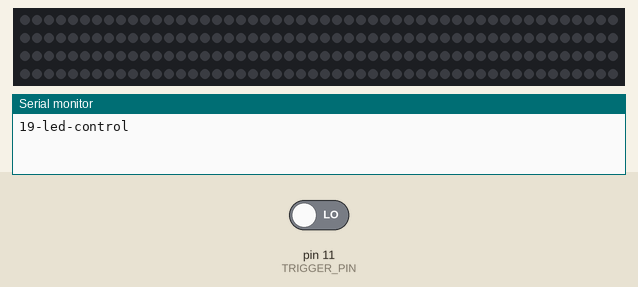
This sketch was run on a simulated Arduino Uno, built with avr-gcc and run on an emulated ATmega328P. On the bench: 200 RGB LEDs in strip order, left to right, continuing on the next row, the last lines printed to the serial monitor. The inputs (shaded band) are chosen by the test bench; at power-on: pin 11 (TRIGGER_PIN) LOW.

Above: at 1.2 s.
1.3 s: pin 11 (TRIGGER_PIN) driven HIGH
At 1.78 s:
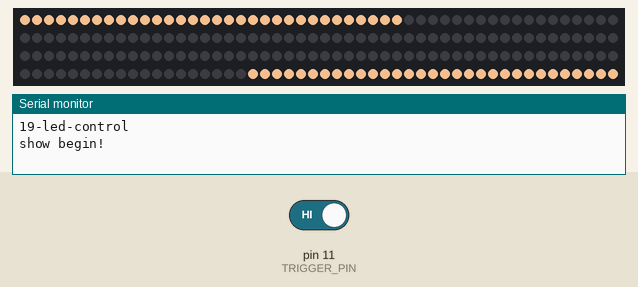
At 3.1 s:
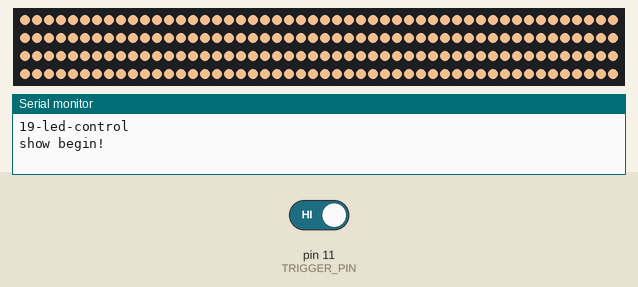
6.6 s: pin 11 (TRIGGER_PIN) driven LOW
9.6 s: pin 11 (TRIGGER_PIN) driven HIGH
At 15.4 s:
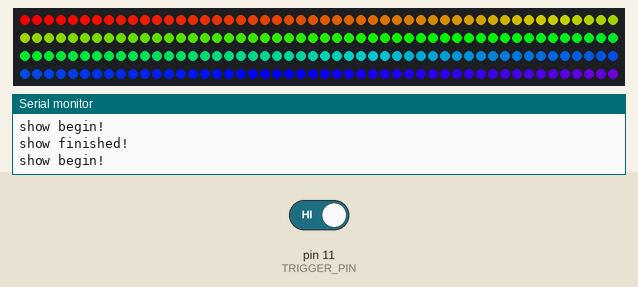
Timing chart, 0 to 16.9 s (numbered marks = the images above; inputs shaded):
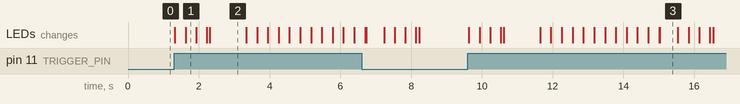

Measured:
- after the input at 1.3 s, the LEDs: first change at once (image 1 shows a later state)
- after the input at 9.6 s, the LEDs: first change at once (image 3 shows a later state)
- what the display in image 2 shows lasts 1.0 s, from 2.3 s to 3.3 s

The sketch:

19-led-control.ino
```cpp
/*
  Sur ce module spécifiquement :
  - PIN 6 : data neopixel
  - PIN 11 : digital in pour déclenchement


  PINS arduino utilisées :
   - serial : 0, 1
   - leds : 3
   - mosfet et/ou relais : 4, 5, 6, 7
   - rfid : 9, 10, 11, 12, 13
   - i2c : A4 (SDA), A5 (SCL)

   Cablage mosfet :
  - blanc : GND
  - brun : VCC
  - vert : mosfet 1 / pin 5
  - jaune : mosfet 2 / pin 6

*/

const char MODULE_NAME[] = "19-led-control"; // à changer pour chaque module, pour l'identifier facilement, à mettre en début de sketch
const int NEOPIXEL_PIN = 6;
const int TRIGGER_PIN = 11;
int k;

//--------------------- config
int num_pixels = 200;
// ---------------------------


#include <Adafruit_NeoPixel.h>
Adafruit_NeoPixel strip = Adafruit_NeoPixel(num_pixels, NEOPIXEL_PIN, NEO_GRB + NEO_KHZ800);


//#include <bearlib.h> // à inclure en dernier

void setup() {
  Serial.begin(9600);
  Serial.println(MODULE_NAME);
  pinMode(TRIGGER_PIN, INPUT);

  strip.begin();
  strip.setBrightness(220); // 0 -> 255 (à 255 ça chauffe un peu, 220 éclaire quasi autant et semble plus safe)
  strip.show(); // Initialize all pixels to 'off'
}

//*****************************************************************************************//
void loop() {


  // Serial.println(digitalRead(TRIGGER_PIN)); // debug
  delay (20);

  while (digitalRead(TRIGGER_PIN) == HIGH)
  {
    Serial.println("show begin!");
    startshow(); // voir ci-dessous
    delay(500);
    Serial.println("show finished!");
  }

}


void startshow()
{
  // allume tout depuis le bas :
  for (int i = 0; i < num_pixels; i++)
  {
    strip.setPixelColor(i, 255, 200, 150);
    strip.setPixelColor(num_pixels - i, 255, 200, 150);
    strip.show();
    delay(2);
  }


  rainbow(1);

  delay(500);

  // éteint tout progressivement
  for (int i = 0; i < num_pixels / 2; i++)
  {
    strip.setPixelColor((num_pixels / 2) - i, 0, 0, 0);
    strip.setPixelColor((num_pixels / 2) + i, 0, 0, 0);
    strip.show();
    delay(2);
  }

  // éteint dernier pixels
  strip.setPixelColor(0, 0, 0, 0);
  strip.show();


}


void rainbow(uint8_t wait) {
  uint16_t i, j;

  for (int k=0; k < 1; k++) {
    for (j = 0; j < 256; j++) {
      if (j < 125) {
        strip.setBrightness(50);
      }
      else {
        strip.setBrightness(220);
      }
      for (i = 0; i < strip.numPixels(); i++) {
        strip.setPixelColor(i, Wheel((i + j) & 255));
      }

      strip.show();
      delay(wait);
    }
  }
}


// Input a value 0 to 255 to get a color value.
// The colours are a transition r - g - b - back to r.
uint32_t Wheel(byte WheelPos) {
  WheelPos = 255 - WheelPos;
  if (WheelPos < 85) {
    return strip.Color(255 - WheelPos * 3, 0, WheelPos * 3);
  }
  if (WheelPos < 170) {
    WheelPos -= 85;
    return strip.Color(0, WheelPos * 3, 255 - WheelPos * 3);
  }
  WheelPos -= 170;
  return strip.Color(WheelPos * 3, 255 - WheelPos * 3, 0);
}
```
